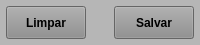
           <widget class="QWidget" name="widget_Cor4" native="true">
            <property name="minimumSize">
             <size>
              <width>0</width>
              <height>45</height>
             </size>
            </property>
            <property name="maximumSize">
             <size>
              <width>16777215</width>
              <height>45</height>
             </size>
            </property>
            <property name="styleSheet">
             <string notr="true">background-color: rgb(182, 182, 182);</string>
            </property>
            <layout class="QHBoxLayout" name="horizontalLayout_25">
             <property name="spacing">
              <number>6</number>
             </property>
             <property name="leftMargin">
              <number>6</number>
             </property>
             <property name="topMargin">
              <number>6</number>
             </property>
             <property name="rightMargin">
              <number>6</number>
             </property>
             <property name="bottomMargin">
              <number>6</number>
             </property>
             <item>
              <widget class="QPushButton" name="btn_Limpar">
               <property name="sizePolicy">
                <sizepolicy hsizetype="Fixed" vsizetype="Preferred">
                 <horstretch>0</horstretch>
                 <verstretch>0</verstretch>
                </sizepolicy>
               </property>
               <property name="minimumSize">
                <size>
                 <width>80</width>
                 <height>0</height>
                </size>
               </property>
               <property name="maximumSize">
                <size>
                 <width>80</width>
                 <height>16777215</height>
                </size>
               </property>
               <property name="font">
                <font>
                 <pointsize>9</pointsize>
                 <weight>75</weight>
                 <bold>true</bold>
                </font>
               </property>
               <property name="cursor">
                <cursorShape>PointingHandCursor</cursorShape>
               </property>
               <property name="layoutDirection">
                <enum>Qt::LeftToRight</enum>
               </property>
               <property name="autoFillBackground">
                <bool>false</bool>
               </property>
               <property name="styleSheet">
                <string notr="true">background-color: rgb(141, 141, 141);</string>
               </property>
               <property name="text">
                <string>Limpar</string>
               </property>
               <property name="checkable">
                <bool>false</bool>
               </property>
               <property name="autoDefault">
                <bool>false</bool>
               </property>
               <property name="default">
                <bool>false</bool>
               </property>
               <property name="flat">
                <bool>false</bool>
               </property>
              </widget>
             </item>
             <item>
              <widget class="QLabel" name="label">
               <property name="text">
                <string/>
               </property>
              </widget>
             </item>
             <item>
              <widget class="QPushButton" name="btn_Salvar">
               <property name="sizePolicy">
                <sizepolicy hsizetype="Fixed" vsizetype="Preferred">
                 <horstretch>0</horstretch>
                 <verstretch>0</verstretch>
                </sizepolicy>
               </property>
               <property name="minimumSize">
                <size>
                 <width>80</width>
                 <height>0</height>
                </size>
               </property>
               <property name="maximumSize">
                <size>
                 <width>80</width>
                 <height>16777215</height>
                </size>
               </property>
               <property name="font">
                <font>
                 <pointsize>9</pointsize>
                 <weight>75</weight>
                 <bold>true</bold>
                </font>
               </property>
               <property name="cursor">
                <cursorShape>PointingHandCursor</cursorShape>
               </property>
               <property name="layoutDirection">
                <enum>Qt::LeftToRight</enum>
               </property>
               <property name="autoFillBackground">
                <bool>false</bool>
               </property>
               <property name="styleSheet">
                <string notr="true">background-color: rgb(141, 141, 141);</string>
               </property>
               <property name="text">
                <string>Salvar</string>
               </property>
               <property name="checkable">
                <bool>false</bool>
               </property>
               <property name="autoDefault">
                <bool>false</bool>
               </property>
               <property name="default">
                <bool>false</bool>
               </property>
               <property name="flat">
                <bool>false</bool>
               </property>
              </widget>
             </item>
            </layout>
           </widget>
